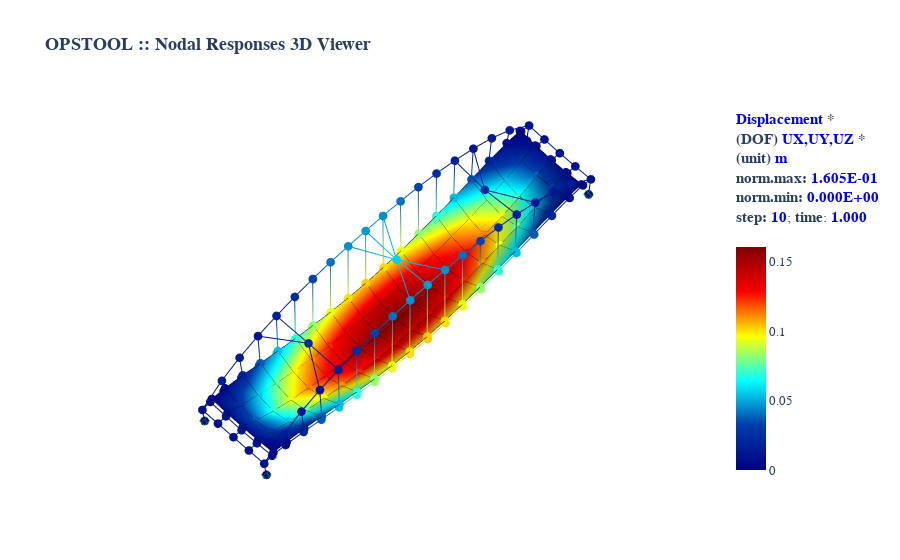

This figure's notebook cell:
### Code cell
fig = opsvis.plot_nodal_responses(
    odb_tag=1,
    slides=False,
    resp_type="disp",
    resp_dof=["UX", "UY", "UZ"],
    defo_scale=100,
    unit_symbol="m",
    unit_factor=1e-3,
)
fig.show()
fig.write_html("images/nodal_resp_plotly2.html", full_html=False, include_plotlyjs="cdn")

### Figure 1 — Plotly figure (JSON) as saved in the notebook; plotly's stock layout.template omitted (floating-point values rounded to 4 significant figures; data arrays with more than 128 entries replaced by an {"elided": "..."} marker saying what was removed)
{"data": [{"connectgaps": false, "hoverinfo": "skip", "line": {"color": "#15b01a", "width": 1}, "mode": "lines", "name": "BC", "type": "scatter3d", "x": [0, 0, 0, 0, 0, null, -993.3, 993.3, 993.3, -993.3, -993.3, null, -993.3, 993.3, 993.3, -993.3, -993.3, null, 125000, 125000, 125000, 125000, 125000, null, 124000.0, 126000.0, 126000.0, 124000.0, 124000.0, null, 124000.0, 126000.0, 126000.0, 124000.0, 124000.0, null, 0, 0, 0, 0, 0, null, -993.3, 993.3, 993.3, -993.3, -993.3, null, -993.3, 993.3, 993.3, -993.3, -993.3, null, 125000, 125000, 125000, 125000, 125000, null, 124000.0, 126000.0, 126000.0, 124000.0, 124000.0, null, 124000.0, 126000.0, 126000.0, 124000.0, 124000.0, null], "y": [-993.3, 993.3, 993.3, -993.3, -993.3, null, 0, 0, 0, 0, 0, null, -993.3, -993.3, 993.3, 993.3, -993.3, null, -993.3, 993.3, 993.3, -993.3, -993.3, null, 0, 0, 0, 0, 0, null, -993.3, -993.3, 993.3, 993.3, -993.3, null, 23010.0, 24990.0, 24990.0, 23010.0, 23010.0, null, 24000, 24000, 24000, 24000, 24000, null, 23010.0, 23010.0, 24990.0, 24990.0, 23010.0, null, 23010.0, 24990.0, 24990.0, 23010.0, 23010.0, null, 24000, 24000, 24000, 24000, 24000, null, 23010.0, 23010.0, 24990.0, 24990.0, 23010.0, null], "z": [-993.3, -993.3, 993.3, 993.3, -993.3, null, -993.3, -993.3, 993.3, 993.3, -993.3, null, 0, 0, 0, 0, 0, null, -993.3, -993.3, 993.3, 993.3, -993.3, null, -993.3, -993.3, 993.3, 993.3, -993.3, null, 0, 0, 0, 0, 0, null, -993.3, -993.3, 993.3, 993.3, -993.3, null, -993.3, -993.3, 993.3, 993.3, -993.3, null, 0, 0, 0, 0, 0, null, -993.3, -993.3, 993.3, 993.3, -993.3, null, -993.3, -993.3, 993.3, 993.3, -993.3, null, 0, 0, 0, 0, 0, null]}, {"cmax": 0.1605, "cmin": 0, "coloraxis": "coloraxis", "hoverinfo": "skip", "i": {"elided": "144 int values"}, "intensity": {"elided": "288 float values"}, "j": {"elided": "144 int values"}, "k": {"elided": "144 int values"}, "opacity": 1, "text": {"elided": "288 float values"}, "type": "mesh3d", "x": {"elided": "288 float values"}, "y": {"elided": "288 float values"}, "z": {"elided": "288 float values"}}, {"connectgaps": false, "hoverinfo": "skip", "line": {"color": "black", "width": 1}, "mode": "lines", "name": "Edge", "type": "scatter3d", "x": {"elided": "432 float values"}, "y": {"elided": "432 float values"}, "z": {"elided": "432 float values"}}, {"connectgaps": false, "hoverinfo": "skip", "line": {"cmax": 0.1605, "cmin": 0, "color": {"elided": "1101 float values"}, "coloraxis": "coloraxis", "width": 2}, "mode": "lines", "type": "scatter3d", "x": {"elided": "1101 float values"}, "y": {"elided": "1101 float values"}, "z": {"elided": "1101 float values"}}, {"customdata": {"elided": "241 float values"}, "hovertemplate": "<b>%{customdata:.4E}</b>", "marker": {"cmax": 0.1605, "cmin": 0, "color": {"elided": "241 float values"}, "coloraxis": "coloraxis", "size": 3}, "mode": "markers", "name": "disp", "type": "scatter3d", "x": {"elided": "241 float values"}, "y": {"elided": "241 float values"}, "z": {"elided": "241 float values"}}], "layout": {"autosize": true, "coloraxis": {"cmax": 0.1605, "cmin": 0, "colorbar": {"tickfont": {"size": 13}, "title": {"font": {"size": 15}, "text": "<b><span style=\"color:blue; font-weight:bold\">Displacement</span> *</b><br><b>(DOF) <span style=\"color:blue; font-weight:bold\">UX,UY,UZ</span> *</b><br><b>(unit) <span style=\"color:blue; font-weight:bold\">m</span></b><br><b>norm.max:</b> <span style=\"color:blue; font-weight:bold\">1.605E-01</span><br><b>norm.min:</b> <span style=\"color:blue; font-weight:bold\">0.000E+00</span><br><b>step:</b> <span style=\"color:blue; font-weight:bold\">10</span>; <b>time</b>: <span style=\"color:blue; font-weight:bold\">1.000</span><br> <br>"}}, "colorscale": [[0, "rgb(0,0,131)"], [0.2, "rgb(0,60,170)"], [0.4, "rgb(5,255,255)"], [0.6, "rgb(255,255,0)"], [0.8, "rgb(250,0,0)"], [1, "rgb(128,0,0)"]]}, "font": {"family": "Arial, sans-serif"}, "scene": {"aspectmode": "data", "camera": {"eye": {"x": -250000, "y": -250000, "z": 625000}, "projection": {"type": "orthographic"}}, "xaxis": {"showgrid": false, "visible": false, "zeroline": false}, "yaxis": {"showgrid": false, "visible": false, "zeroline": false}, "zaxis": {"showgrid": false, "visible": false, "zeroline": false}}, "showlegend": false, "title": {"font": {"size": 18}, "text": "<b>OPSTOOL :: Nodal Responses 3D Viewer</b><br><br>"}}}
